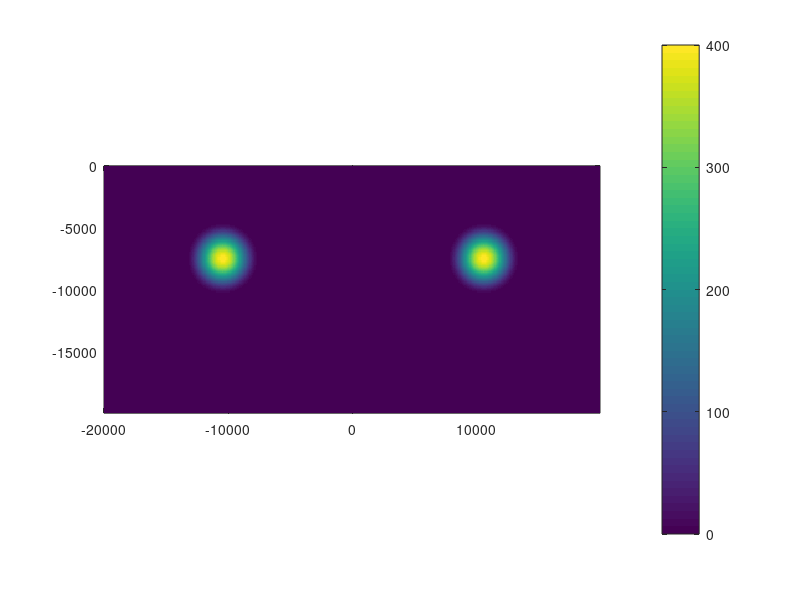

The MATLAB script that drew this image: (Note: this script raises an error after producing the figure.)
% this script is generate fault grid, include strong boundary
% ny,nz is determined by script fault_index_length.m
clc;
clear;
close all;

% addmypath;
nj =400; % without ghost points 
nk =200; 
dh = 100; %grid physics length
j1 = 51;
j2 = 351;
k1 = 51;
k2 = 200;

x = zeros(nj, nk);
y = zeros(nj, nk);
z = zeros(nj, nk);

for k = 1:nk
  for j = 1:nj
        x(j,k) = 0;
        y(j,k) = (j-1-nj/2)*dh;
%         y(j,k) = (j-1)*dh;
        z(j,k) = (k-nk)*dh;
    end
end
if 1
for j = 1:nj
    for k = 1:nk
        r1 = sqrt((y(j,k)+10.5e3).^2 + (z(j,k)+7.5e3).^2);
        r2 = sqrt((y(j,k)-10.5e3).^2 + (z(j,k)+7.5e3).^2);
        fxy = 0;
        if(r1 <3e3)
            fxy = 200 * (1+cos(pi*r1/3e3));
        end
        
        if(r2 <3e3)
            fxy = 200 * (1+cos(pi*r2/3e3));
        end
        
        x(j,k)=x(j,k)+fxy;
    end
end
end
figure
pcolor(y, z, x);
shading flat
colorbar
axis image


disp('calculating metric and base vectors...')
metric = cal_metric(x,y,z,dh);
[vec_n, vec_m, vec_l] = cal_basevectors(metric);
jac = metric.jac;
disp('write output...')
fnm_out = "./fault_coord.nc"
ncid = netcdf.create(fnm_out, 'CLOBBER');
dimid(1) = netcdf.defDim(ncid,'nj',nj);
dimid(2) = netcdf.defDim(ncid,'nk',nk);
dimid3(1) = netcdf.defDim(ncid, 'dim', 3);
dimid3(2) = dimid(1);
dimid3(3) = dimid(2);
varid(1) = netcdf.defVar(ncid,'x','NC_FLOAT',dimid);
varid(2) = netcdf.defVar(ncid,'y','NC_FLOAT',dimid);
varid(3) = netcdf.defVar(ncid,'z','NC_FLOAT',dimid);
varid(4) = netcdf.defVar(ncid,'vec_n','NC_FLOAT',dimid3);
varid(5) = netcdf.defVar(ncid,'vec_m','NC_FLOAT',dimid3);
varid(6) = netcdf.defVar(ncid,'vec_l','NC_FLOAT',dimid3);
varid(7) = netcdf.defVar(ncid,'jac','NC_FLOAT',dimid);
netcdf.endDef(ncid);
netcdf.putVar(ncid,varid(1),x);
netcdf.putVar(ncid,varid(2),y);
netcdf.putVar(ncid,varid(3),z);
netcdf.putVar(ncid,varid(4),vec_n);
netcdf.putVar(ncid,varid(5),vec_m);
netcdf.putVar(ncid,varid(6),vec_l);
netcdf.putVar(ncid,varid(7),jac);
netcdf.close(ncid);


